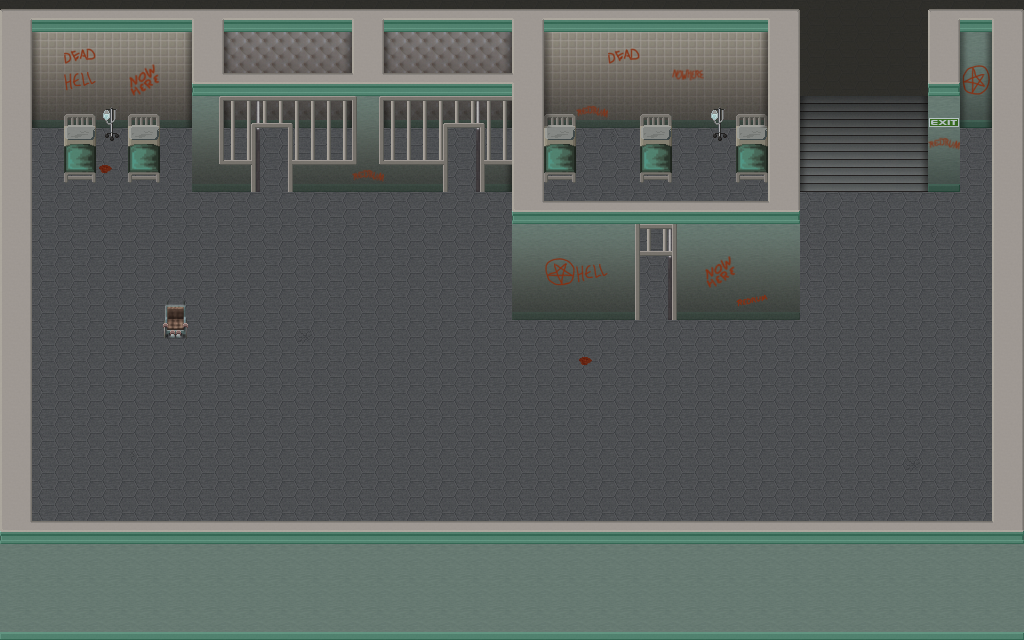

Rendered tile map (Tiled .tmx) drawn with the repository's tilesets; below, a short description and the map source with its tile grids summarised:
An orthogonal 32x20 tile map with 32x32 px tiles, 21 tile layers (start, exit, cell2, cell1, ...), 4 hidden layers not drawn, 3 tilesets and 3 objects (3x variable).

<map version="1.5" tiledversion="1.7.2" orientation="orthogonal" renderorder="right-down" width="32" height="20" tilewidth="32" tileheight="32" infinite="0" nextlayerid="33" nextobjectid="8">
 <editorsettings>
  <export target="medbay.json" format="json" />
 </editorsettings>
 <properties>
  <property name="mapCopyright" value="Map created by StarPeak" />
  <property name="mapDescription" value="An abondend medical facility, where in the past experiments on all forms of creatures were done. Hopefully we never need to activate it again and can relay on the services of the CERT." />
  <property name="mapLink" value="https://c-base.org/" />
  <property name="mapName" value="c-base MedBay" />
  <property name="script" value="script.js" />
 </properties>
 <tileset firstgid="1" source="Tiles/walls.tsx" />
 <tileset firstgid="1025" source="Tiles/inventory.tsx" />
 <tileset firstgid="1537" source="Tiles/labels.tsx" />
 <layer id="7" name="start" width="32" height="20">
  <properties>
   <property name="silent" type="bool" value="true" />
   <property name="startLayer" type="bool" value="true" />
  </properties>
  <data>[640 cells, 4 non-empty, 1 distinct tile ids]</data>
 </layer>
 <layer id="26" name="exit" width="32" height="20">
  <properties>
   <property name="exitUrl" value="./ring1.json#entryMedBay" />
  </properties>
  <data>[640 cells, 8 non-empty, 1 distinct tile ids]</data>
 </layer>
 <layer id="20" name="cell2" width="32" height="20">
  <properties>
   <property name="startLayer" type="bool" value="true" />
  </properties>
  <data>[640 cells, 1 non-empty, 1 distinct tile ids]</data>
 </layer>
 <layer id="21" name="cell1" width="32" height="20">
  <properties>
   <property name="startLayer" type="bool" value="true" />
  </properties>
  <data>[640 cells, 1 non-empty, 1 distinct tile ids]</data>
 </layer>
 <layer id="11" name="cell1DoorZone" width="32" height="20">
  <properties>
   <property name="autoClose" type="bool" value="false" />
   <property name="autoOpen" type="bool" value="false" />
   <property name="closeTriggerMessage" value="Press SPACE to lock the cell" />
   <property name="doorVariable" value="cell1Door" />
   <property name="openTriggerMessage" value="Press SPACE to unlock the cell" />
   <property name="zone" value="cell1Door" />
  </properties>
  <data>[640 cells, 1 non-empty, 1 distinct tile ids]</data>
 </layer>
 <layer id="17" name="cell2DoorZone" width="32" height="20">
  <properties>
   <property name="autoClose" type="bool" value="false" />
   <property name="autoOpen" type="bool" value="false" />
   <property name="closeTriggerMessage" value="Press SPACE to lock the cell" />
   <property name="doorVariable" value="cell2Door" />
   <property name="openTriggerMessage" value="Press SPACE to unlock the cell" />
   <property name="zone" value="cell2Door" />
  </properties>
  <data>[640 cells, 2 non-empty, 2 distinct tile ids]</data>
 </layer>
 <layer id="28" name="bedSheetZone" width="32" height="20">
  <properties>
   <property name="closeTriggerMessage" value="Press SPACE to cover the bed" />
   <property name="doorVariable" value="bedSheet" />
   <property name="openTriggerMessage" value="Press SPACE to uncover the bed" />
   <property name="zone" value="bedSheet" />
  </properties>
  <data>[640 cells, 1 non-empty, 1 distinct tile ids]</data>
 </layer>
 <layer id="6" name="floor" width="32" height="20">
  <data>[640 cells, 640 non-empty, 5 distinct tile ids]</data>
 </layer>
 <layer id="31" name="floorDirt" width="32" height="20">
  <data>[640 cells, 588 non-empty, 1 distinct tile ids]</data>
 </layer>
 <layer id="1" name="wall" width="32" height="20">
  <data>[640 cells, 227 non-empty, 4 distinct tile ids]</data>
 </layer>
 <layer id="2" name="wallBorder" width="32" height="20" opacity="0.99">
  <data>[640 cells, 71 non-empty, 5 distinct tile ids]</data>
 </layer>
 <layer id="30" name="wallDirt" width="32" height="20">
  <data>[640 cells, 102 non-empty, 6 distinct tile ids]</data>
 </layer>
 <layer id="18" name="items" width="32" height="20">
  <data>[640 cells, 40 non-empty, 16 distinct tile ids]</data>
 </layer>
 <layer id="8" name="cell1DoorClosed1" width="32" height="20" visible="0">
  <data>[640 cells, 1 non-empty, 1 distinct tile ids]</data>
 </layer>
 <layer id="14" name="cell2DoorClosed1" width="32" height="20" visible="0">
  <data>[640 cells, 1 non-empty, 1 distinct tile ids]</data>
 </layer>
 <objectgroup id="3" name="floorLayer">
  <object id="5" name="cell1Door" type="variable" x="464.635" y="169.016">
   <properties>
    <property name="closeLayer">cell1DoorClosed1
cell1DoorClosed2</property>
    <property name="closeSound" value="./sounds/door_slam.mp3" />
    <property name="default" type="bool" value="false" />
    <property name="door" type="bool" value="true" />
    <property name="openLayer" value="cell1DoorOpen" />
    <property name="openSound" value="./sounds/door_open.mp3" />
    <property name="persist" type="bool" value="true" />
    <property name="soundRadius" type="int" value="160" />
   </properties>
   <point />
  </object>
  <object id="6" name="cell2Door" type="variable" x="271.895" y="168.268">
   <properties>
    <property name="closeLayer">cell2DoorClosed1
cell2DoorClosed2</property>
    <property name="closeSound" value="./sounds/door_slam.mp3" />
    <property name="default" type="bool" value="false" />
    <property name="door" type="bool" value="true" />
    <property name="openLayer" value="cell2DoorOpen" />
    <property name="openSound" value="./sounds/door_open.mp3" />
    <property name="persist" type="bool" value="true" />
    <property name="soundRadius" type="int" value="160" />
   </properties>
   <point />
  </object>
  <object id="7" name="bedSheet" type="variable" x="657.705" y="177.628">
   <properties>
    <property name="closeLayer" value="bedSheetCovered" />
    <property name="default" type="bool" value="false" />
    <property name="door" type="bool" value="true" />
    <property name="openLayer" value="" />
    <property name="persist" type="bool" value="true" />
   </properties>
   <point />
  </object>
 </objectgroup>
 <layer id="10" name="cell1DoorOpen" width="32" height="20">
  <data>[640 cells, 3 non-empty, 3 distinct tile ids]</data>
 </layer>
 <layer id="15" name="cell2DoorOpen" width="32" height="20">
  <data>[640 cells, 3 non-empty, 3 distinct tile ids]</data>
 </layer>
 <layer id="13" name="cell1DoorClosed2" width="32" height="20" visible="0">
  <data>[640 cells, 2 non-empty, 2 distinct tile ids]</data>
 </layer>
 <layer id="16" name="cell2DoorClosed2" width="32" height="20" visible="0">
  <data>[640 cells, 2 non-empty, 2 distinct tile ids]</data>
 </layer>
 <layer id="24" name="Shadow" width="32" height="20">
  <data>[640 cells, 37 non-empty, 4 distinct tile ids]</data>
 </layer>
 <layer id="19" name="overlay1" width="32" height="20">
  <data>[640 cells, 78 non-empty, 14 distinct tile ids]</data>
 </layer>
 <layer id="22" name="overlay2" width="32" height="20">
  <data>[640 cells, 34 non-empty, 9 distinct tile ids]</data>
 </layer>
 <layer id="27" name="bedSheetCovered" width="32" height="20">
  <data>[640 cells, 2 non-empty, 2 distinct tile ids]</data>
 </layer>
 <layer id="5" name="ceil" width="32" height="20">
  <data>[640 cells, 163 non-empty, 15 distinct tile ids]</data>
 </layer>
 <layer id="32" name="ambient" width="32" height="20">
  <data>[640 cells, 640 non-empty, 1 distinct tile ids]</data>
 </layer>
</map>
